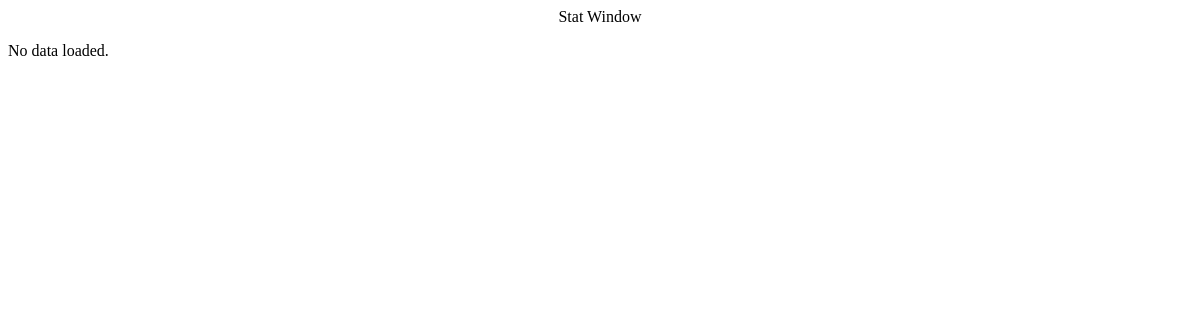
Before: /get/enemy/ (signed in) with the older database file.
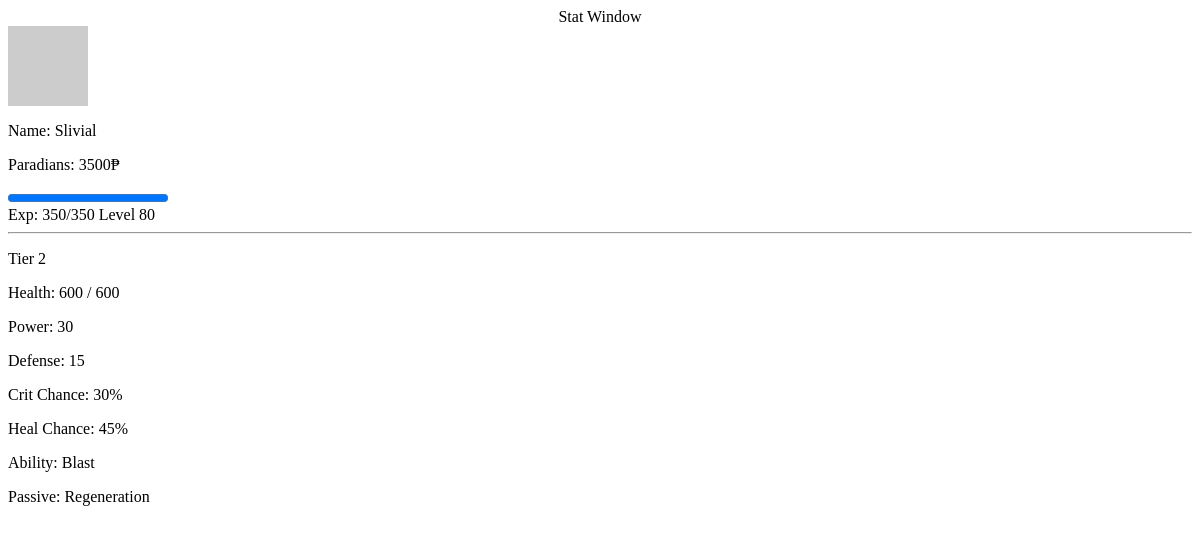
After: the same page with the newer database file.
### models/character.py (models this page shows)
class Character(db.Model):
    id = db.Column(db.Integer, primary_key=True)
    name = db.Column(db.String(30))
    stats_id = db.Column(db.Integer, db.ForeignKey('stats.id'))
    weapon_id = db.Column(db.Integer, db.ForeignKey("weapon.id"))
    armour_id = db.Column(db.Integer, db.ForeignKey("armour.id"))
    ability_id = db.Column(db.Integer, db.ForeignKey("ability.id"))
    passive_id = db.Column(db.Integer, db.ForeignKey("passive.id"))
    stats = db.relationship("Stats", foreign_keys=[stats_id], backref='character', lazy=True)
    weapon = db.relationship("Weapon", foreign_keys=[weapon_id], backref='character', lazy=True)
    armour = db.relationship("Armour", foreign_keys=[armour_id], backref='character', lazy=True)
    ability = db.relationship("Ability", foreign_keys=[ability_id], backref='character', lazy=True)
    passive = db.relationship("Passive", foreign_keys=[passive_id], backref='character', lazy=True)
    def get_html(self):
        return f"""<div id="profileData">
  <div id="profileHeader" class="columns">
    <div id="headerImage" class="column">
      <img
        src="https://avatars.dicebear.com/api/human/{self.name}.svg"
        alt=""
        height="80px"
        width="80px"
      />
    </div>
    <div id="headerData" class="column is-three-quarters">
      <div>
        <p>Name: {self.name}</p>
        <p>Paradians: { self.stats.pcoins }₱</p>
      </div>
    </div>
  </div>
  <div>
      <progress
        class="progress {'is-danger' if hasattr(self, 'item') else 'is-primary'}"
        value="{self.stats.exp}"
        max="{self.stats.max_exp}"
      >
        {round((self.stats.exp / self.stats.max_exp) * 100, 2)}%
      </progress>
      <div id="levelInfo">
        <span>Exp: { self.stats.exp }/{ self.stats.max_exp }</span>

        <span>Level { self.stats.level }</span>
      </div>
    </div>
  <hr />
  <div id="profileBody" class="columns">
    <div id="profileColumn1" class="column">
      <p>Tier { self.stats.tier }</p>
      <p>Health: { self.stats.health } / { self.stats.base_health }</p>
      <p>Power: { self.stats.power }</p>
      <p>Defense: { self.stats.defense }</p>
    </div>
    <div id="profileColumn2" class="column">
      <p>Crit Chance: { self.stats.crit_chance }%</p>
      <p>Heal Chance: { self.stats.heal_chance }%</p>
      <p>Ability: { getattr(self.ability, 'name', None)}</p>
      <p>Passive: { getattr(self.passive, 'name', None)}</p>
    </div>
  </div>
</div>"""

class Enemy(Character):
    id = db.Column(db.Integer, db.ForeignKey("character.id"), primary_key=True)
    entry_message = db.Column(db.String(200))
    attack_message = db.Column(db.String(200))
    item = db.Column(db.String(10))

### models/stats.py (models this page shows, shortened)
class Stats(db.Model):
    id = sa.Column(sa.Integer, primary_key=True)
    level = sa.Column(sa.Integer)
    pcoins = sa.Column(sa.Integer)
    exp = sa.Column(sa.Integer)
    max_exp = sa.Column(sa.Integer)
    tier = sa.Column(sa.Integer)
    health = sa.Column(sa.Integer)
    base_health = sa.Column(sa.Integer)
    power = sa.Column(sa.Integer)
    base_power = sa.Column(sa.Integer)
    defense = sa.Column(sa.Integer)
    base_defense = sa.Column(sa.Integer)
    crit_chance = sa.Column(sa.Integer)
    base_crit = sa.Column(sa.Integer)
    heal_chance = sa.Column(sa.Integer)
    base_heal = sa.Column(sa.Integer)

### models/item.py (models this page shows, shortened)
class BaseItem(db.Model):
    id = db.Column(db.Integer, primary_key=True)
    name = db.Column(db.String(40))
    description = db.Column(db.String(70))
    tooltip = db.Column(db.String(50))
    effect = db.Column(db.String(150))
    cost = db.Column(db.Integer)
    tier = db.Column(db.Integer)
    reborn = db.Column(db.Integer)
    item_type = db.Column(db.String(30))
    img_url = db.Column(db.String(100))

### app.py (the view)
@app.route("/get/enemy/")
@login_required
def get_enemy():
    enemy = load_enemy()
    return render_template("statWindowTemplate.html", stats=enemy)

### app.py (called while the page is built)
@login_manager.user_loader
def load_user(user_id:int):
    print(User.query.get(user_id))
    return User.query.get(int(user_id))

### modelTesting.py (called while the page is built)
def load_enemy() -> Enemy:
    enemy = db.session.execute(db.select(Enemy)).fetchone()
    if enemy:
        return enemy[0]
    return None

### templates/statWindowTemplate.html
<div id="statTitle">
  <center>Stat Window</center>
</div>
{% if stats %} {{stats.get_html()|safe}} {% else %}
<p>No data loaded.</p>
{% endif %}

Changed rows visible on the page:
added Character: get_html "Name: Slivial Paradians: 3500₱ Exp: 350/350 Level 80 Tier 2 Health: 600 / 600 Power: 30 Defense: 15 Crit Chance: 30% Heal Chance: 45% Ability: Blast Passive: Regeneration"
Other visible differences:
text no longer shown: "No data loaded."
